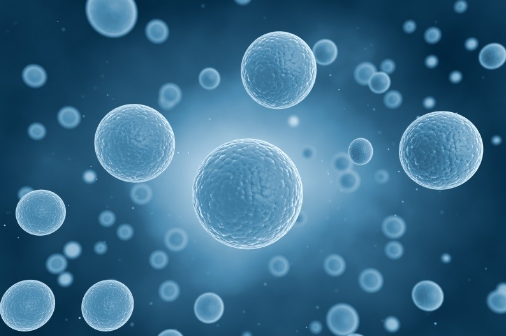
#> input picture celula4.png, 506 x 336 px, found by its file name
$ python 'DETECCION DE CIRCULOS.py'
#> lines starting #> are read from the running program, lines starting #| are printed output that depends on the picture; after the words box and inside, x2 and y2 are one past the last pixel; in counts of white or black regions, pixels touching at a corner belong together

import cv2
import numpy as np
import matplotlib.pyplot as plt

imagen = cv2.imread('Celula4.png')
#> imagen is the input picture: shape (336, 506, 3); mean B, G, R 137.2, 105.5, 55.1
imgGris = cv2.cvtColor(imagen, cv2.COLOR_BGR2GRAY)
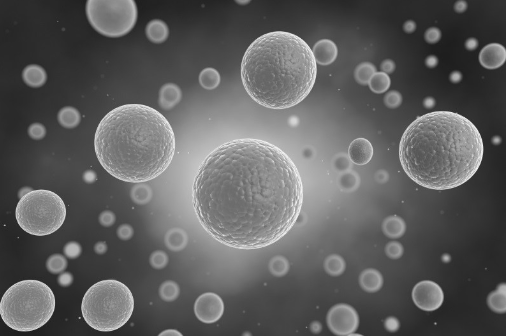
#> imgGris: shape (336, 506); min 27, max 246, mean 94
imgGris = cv2.GaussianBlur(imgGris, (9, 9), 2)
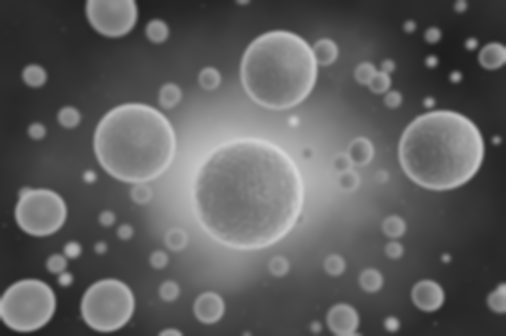
#> imgGris: shape (336, 506); min 30, max 211, mean 94

circulos = cv2.HoughCircles(imgGris, cv2.HOUGH_GRADIENT, dp=1,
                            minDist=30, param1=70, param2=30,
                            minRadius=8, maxRadius=70)
#> circulos = 23 rows, first 8: [247.5, 192.5, 55.5], [134.5, 143.5, 40.4], [278.5, 69.5, 38.9], [444.5, 149.5, 38.5], [105.5, 302.5, 23], [39.5, 210.5, 24.9], [208.5, 307.5, 15.8], [113.5, 13.5, 22.9]

if circulos is not None:
    circulos = np.uint16(np.around(circulos))
#> circulos = 23 rows, first 8: [248, 192, 56], [134, 144, 40], [278, 70, 39], [444, 150, 38], [106, 302, 23], [40, 210, 25], [208, 308, 16], [114, 14, 23]

    medidas_procesadas = set()  # Almacena las medidas ya procesadas

    for circulo in circulos[0, :]:
        centro = (circulo[0], circulo[1])
        radio = circulo[2]

        # Verifica si la medida ya fue procesada
        if radio not in medidas_procesadas:
            cv2.putText(imagen, str(radio) + "px", centro, cv2.FONT_HERSHEY_SIMPLEX,
                        0.6, (255, 255, 255), thickness=2, lineType=cv2.LINE_AA)
            medidas_procesadas.add(radio)  # Agrega la medida a las procesadas

        cv2.circle(imagen, centro, radio, (255, 255, 255), 2)
#> this loop made 23 passes
#> (centro, radio) on passes 1 to 12: ((248, 192), 56), ((134, 144), 40), ((278, 70), 39), ((444, 150), 38), ((106, 302), 23), ((40, 210), 25), ((208, 308), 16), ((114, 14), 23), ((370, 280), 12), ((26, 300), 30), ((426, 294), 15), ((34, 76), 12)
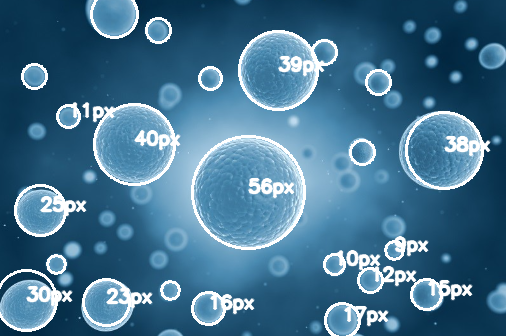
#> imagen: shape (336, 506, 3); 9.28% of pixels changed, all inside (x1, y1, x2, y2) = (0, 0, 491, 336)
#> after the loop, medidas_procesadas = 14 items

# Mostrar la imagen con Matplotlib
plt.imshow(cv2.cvtColor(imagen, cv2.COLOR_BGR2RGB))
plt.title('Resultado')
plt.show()

$ run again, with mina.jpg saved as celula4.png
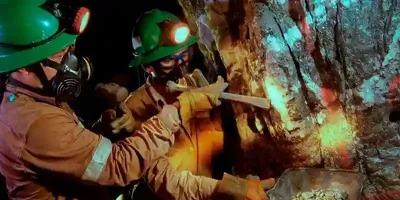
#> input picture mina.jpg, 400 x 200 px, found by its file name
#> imagen is the input picture: shape (200, 400, 3); mean B, G, R 47.6, 67.4, 79.9
#> `imgGris = cv2.GaussianBlur(imgGris, (9, 9), 2)`:
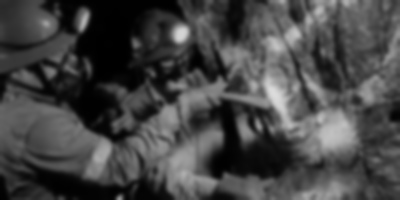
#> imgGris: shape (200, 400); min 0, max 220, mean 68.9
#> `circulos = cv2.HoughCircles(imgGris, cv2.HOUGH_GRADIENT, dp=1, minDist..`: circulos = 16 rows, first 8: [278.5, 109.5, 44.9], [59.5, 112.5, 57.1], [202.5, 110.5, 56.2], [242.5, 30.5, 46.3], [306.5, 92.5, 36.4], [258.5, 86.5, 28.6], [358.5, 38.5, 40.5], [334.5, 65.5, 34.2]
#> `circulos = np.uint16(np.around(circulos))`: circulos = 16 rows, first 8: [278, 110, 45], [60, 112, 57], [202, 110, 56], [242, 30, 46], [306, 92, 36], [258, 86, 29], [358, 38, 40], [334, 66, 34]
#> the loop `for circulo in circulos[0, :]:` made 16 passes
#> after the loop `for circulo in circulos[0, :]:`:
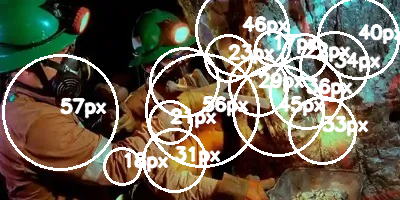
#> imagen: shape (200, 400, 3); mean B, G, R 82.1, 98, 107.6
#> after the loop `for circulo in circulos[0, :]:`: medidas_procesadas = 15 items
